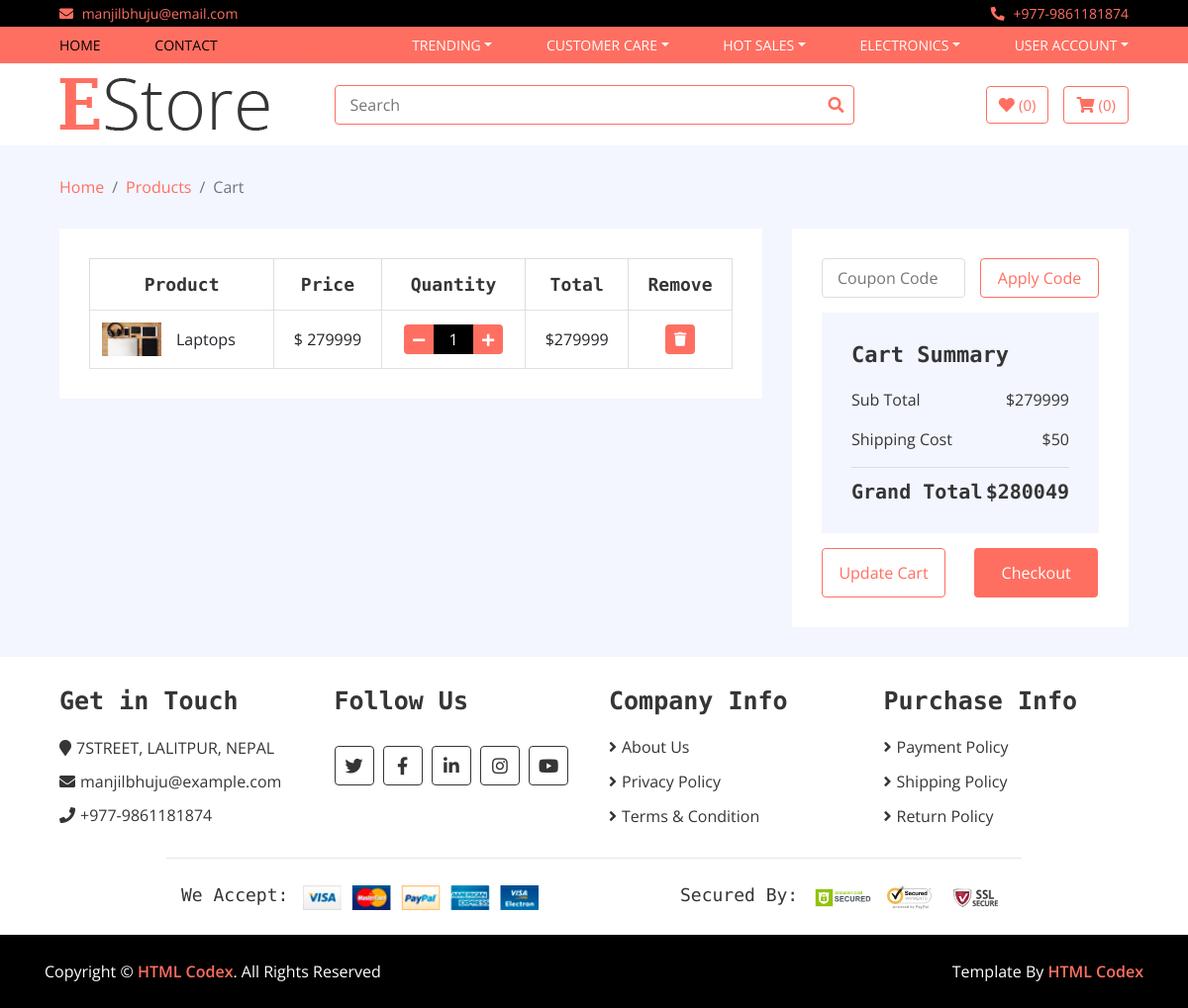
Screenshot of /my_cart with the database file from the repository.
### home/models.py (models this page shows, shortened)
class Category(models.Model):
    name = models.CharField(max_length = 100)
    logo = models.CharField(max_length=100)
    slug = models.TextField(unique=True)

class Cart(models.Model):
    username=models.CharField(max_length=200)
    slug=models.TextField()
    quantity=models.IntegerField(default=1)
    total=models.IntegerField()
    checkout=models.BooleanField(default=False)
    items=models.ForeignKey(Product,on_delete=models.CASCADE)

class Product(models.Model):
    name = models.CharField(max_length=200)
    price = models.IntegerField()
    discounted_price = models.IntegerField(default = 0)
    image = models.ImageField(upload_to='media')
    category = models.ForeignKey(Category,on_delete=models.CASCADE)
    subcategory = models.ForeignKey(SubCategory, on_delete=models.CASCADE)
    brand = models.ForeignKey(Brand,on_delete=models.CASCADE)
    description = models.TextField(blank=True)
    specification = RichTextField()
    slug = models.TextField(unique=True)
    stock = models.CharField(max_length=100,choices=STOCK)
    label = models.CharField(max_length=100,choices=LABELS, blank=True)

### home/views.py (the view)
# urls.py: path("my_cart", CartView.as_view(), name="my_cart"),
class CartView(BaseView):
    def get(self,request):
        grand_total = 0
        username = request.user.username
        self.views['my_carts'] = Cart.objects.filter(username=username,checkout=False)
        for i in self.views['my_carts']:
            grand_total = grand_total + i.total
        self.views['all_total'] = grand_total
        self.views['shipping'] = 50
        self.views['grand_total'] = grand_total + 50
        return render(request,'cart.html',self.views)

### templates/cart.html
{% extends 'base.html' %}
{% load static %}
{% block content %}
        <div class="breadcrumb-wrap">
            <div class="container-fluid">
                <ul class="breadcrumb">
                    <li class="breadcrumb-item"><a href="#">Home</a></li>
                    <li class="breadcrumb-item"><a href="#">Products</a></li>
                    <li class="breadcrumb-item active">Cart</li>
                </ul>
            </div>
        </div>
        <div class="cart-page">
            <div class="container-fluid">
                <div class="row">
                    <div class="col-lg-8">
                        <div class="cart-page-inner">
                            <div class="table-responsive">
                                <table class="table table-bordered">
                                    <thead class="thead-dark">
                                        <tr>
                                            <th>Product</th>
                                            <th>Price</th>
                                            <th>Quantity</th>
                                            <th>Total</th>
                                            <th>Remove</th>
                                        </tr>
                                    </thead>
                                    <tbody class="align-middle">
                                    {% for cart in my_carts %}
                                        <tr>
                                            <td>
                                                <div class="img">
                                                    <a href="#"><img src="{{cart.items.image.url}}" alt="Image"></a>
                                                    <p>{{cart.items.name}}</p>
                                                </div>
                                            </td>
                                            {% if cart.items.discounted_price > 0 %}
                                            <td>$ {{cart.items.discounted_price}}</td>
                                            {% else %}
                                            <td>$ {{cart.items.price}}</td>
                                            {% endif %}
                                            <td>
                                                <div class="qty">
                                                    <a href = "/reduce_cart/{{cart.slug}}"><button class="btn-minus"><i class="fa fa-minus"></i></button></a>
                                                    <input type="text" value="{{cart.quantity}}">
                                                    <a href = "/cart/{{cart.slug}}"><button class="btn-plus"><i class="fa fa-plus"></i></button></a>
                                                </div>
                                            </td>
                                            <td>${{cart.total}}</td>
                                            <td><a href = "/delete_cart/{{cart.slug}}"><button><i class="fa fa-trash"></i></button></a></td>
                                        </tr>
                                    {% endfor %}
                                    </tbody>
                                </table>
                            </div>
                        </div>
                    </div>
                    <div class="col-lg-4">
                        <div class="cart-page-inner">
                            <div class="row">
                                <div class="col-md-12">
                                    <div class="coupon">
                                        <input type="text" placeholder="Coupon Code">
                                        <button>Apply Code</button>
                                    </div>
                                </div>
                                <div class="col-md-12">
                                    <div class="cart-summary">
                                        <div class="cart-content">
                                            <h1>Cart Summary</h1>
                                            <p>Sub Total<span>${{all_total}}</span></p>
                                            <p>Shipping Cost<span>${{shipping}}</span></p>
                                            <h2>Grand Total<span>${{grand_total}}</span></h2>
                                        </div>
                                        <div class="cart-btn">
                                            <button>Update Cart</button>
                                            <button>Checkout</button>
                                        </div>
                                    </div>
                                </div>
                            </div>
                        </div>
                    </div>
                </div>
            </div>
        </div>
{% endblock %}

### templates/base.html (shortened to what this page needs)
<!DOCTYPE html>
{% load static %}
<html lang="en">
    <head>
        <link href="https://stackpath.bootstrapcdn.com/bootstrap/4.4.1/css/bootstrap.min.css" rel="stylesheet">
        <link href="https://cdnjs.cloudflare.com/ajax/libs/font-awesome/5.10.0/css/all.min.css" rel="stylesheet">
        <link href="{% static 'lib/slick/slick.css' %}" rel="stylesheet">
        <link href="lib/slick/slick-theme.css" rel="stylesheet">
        <link href="{% static 'css/style.css' %}" rel="stylesheet">
    </head>
    <body>
        <div class="top-bar">
            <div class="container-fluid">
                <div class="row">
                    <div class="col-sm-6">
                        <i class="fa fa-envelope"></i>
                        manjilbhuju@email.com
                    </div>
                    <div class="col-sm-6">
                        <i class="fa fa-phone-alt"></i>
                        +977-9861181874
                    </div>
                </div>
            </div>
        </div>
        <div class="nav">
            <div class="container-fluid">
                <nav class="navbar navbar-expand-md bg-dark navbar-dark">
                    <div class="collapse navbar-collapse justify-content-between" id="navbarCollapse">
                        <div class="navbar-nav mr-auto">
                            <a href="/" class="nav-item nav-link active">Home</a>
                        </div>
                        <div class="navbar-nav mr-auto">
                            <a href="/contact_us" class="nav-item nav-link active">Contact</a>
                        </div>
                        <div class="navbar-nav mr-auto">
                            <a name = "Contact" href="/contact_us" class="fa fa-mobile">Contact</a>
                        </div>
                        {% for cat in categories %}
                        <div class="navbar-nav ml-auto">
                            <div class="nav-item dropdown">
                                <a href="#" class="nav-link dropdown-toggle" data-toggle="dropdown">{{cat.name}}</a>
                            </div>
                        </div>
                        {% endfor %}
                        <div class="navbar-nav ml-auto">
                            <div class="nav-item dropdown">
                                {% if user.is_authenticated %}
                                <a href="#" class="nav-link dropdown-toggle" data-toggle="dropdown">{{user.username}}</a>
                                <div class="dropdown-menu">
                                    <a href="/accounts/logout" class="dropdown-item">Logout</a>
                                </div>
                                {% else %}
                                <a href="#" class="nav-link dropdown-toggle" data-toggle="dropdown">User Account</a>
                                {% endif%}
                            </div>
                        </div>
                    </div>
                </nav>
            </div>
        </div>
        <div class="bottom-bar">
            <div class="container-fluid">
                <div class="row align-items-center">
                    <div class="col-md-3">
                        <div class="logo">
                            <a href="index.html">
                                <img src="{% static 'img/logo.png' %}" alt="Logo">
                            </a>
                        </div>
                    </div>
                    <div class="col-md-6">
                        <form method = "GET" action="search">
                        <div class="search">
                            <input type="text" name = "query" placeholder="Search">
                            <button type = "submit"><i class="fa fa-search"></i></button>
                        </div>
                        </form>
                    </div>
                    <div class="col-md-3">
                        <div class="user">
                            <a href="wishlist.html" class="btn wishlist">
                                <i class="fa fa-heart"></i>
                                <span>(0)</span>
                            </a>
                            <a href="/my_cart" class="btn cart">
                                <i class="fa fa-shopping-cart"></i>
                                <span>(0)</span>
                            </a>
                        </div>
                    </div>
                </div>
            </div>
        </div>
    {% block content %}
    {% endblock %}
        <div class="footer">
            <div class="container-fluid">
                <div class="row">
                    <div class="col-lg-3 col-md-6">
                        <div class="footer-widget">
                            <h2>Get in Touch</h2>
                            <div class="contact-info">
                                <p><i class="fa fa-map-marker"></i>7STREET, LALITPUR, NEPAL</p>
                                <p><i class="fa fa-envelope"></i>manjilbhuju@example.com</p>
                                <p><i class="fa fa-phone"></i>+977-9861181874</p>
                            </div>
                        </div>
                    </div>
                    <div class="col-lg-3 col-md-6">
                        <div class="footer-widget">
                            <h2>Follow Us</h2>
                            <div class="contact-info">
                                <div class="social">
                                    <a href=""><i class="fab fa-twitter"></i></a>
                                    <a href=""><i class="fab fa-facebook-f"></i></a>
                                    <a href=""><i class="fab fa-linkedin-in"></i></a>
                                    <a href=""><i class="fab fa-instagram"></i></a>
                                    <a href=""><i class="fab fa-youtube"></i></a>
                                </div>
                            </div>
                        </div>
                    </div>
                    <div class="col-lg-3 col-md-6">
                        <div class="footer-widget">
                            <h2>Company Info</h2>
                            <ul>
                                <li><a href="#">About Us</a></li>
                                <li><a href="#">Privacy Policy</a></li>
                                <li><a href="#">Terms & Condition</a></li>
                            </ul>
                        </div>
                    </div>
                    <div class="col-lg-3 col-md-6">
                        <div class="footer-widget">
                            <h2>Purchase Info</h2>
                            <ul>
                                <li><a href="#">Payment Policy</a></li>
                                <li><a href="#">Shipping Policy</a></li>
                                <li><a href="#">Return Policy</a></li>
                            </ul>
                        </div>
                    </div>
                </div>
                <div class="row payment align-items-center">
                    <div class="col-md-6">
                        <div class="payment-method">
                            <h2>We Accept:</h2>
                            <img src="{% static 'img/payment-method.png' %}" alt="Payment Method" />
                        </div>
                    </div>
                    <div class="col-md-6">
                        <div class="payment-security">
                            <h2>Secured By:</h2>
                            <img src="{% static 'img/godaddy.svg' %}" alt="Payment Security" />
                            <img src="{% static 'img/norton.svg' %}" alt="Payment Security" />
                            <img src="{% static 'img/ssl.svg' %}" alt="Payment Security" />
                        </div>
                    </div>
                </div>
            </div>
        </div>
        <div class="footer-bottom">
            <div class="container">
                <div class="row">
                    <div class="col-md-6 copyright">
                        <p>Copyright &copy; <a href="https://htmlcodex.com">HTML Codex</a>. All Rights Reserved</p>
                    </div>
                    <div class="col-md-6 template-by">
                        <p>Template By <a href="https://htmlcodex.com">HTML Codex</a></p>
                    </div>
                </div>
            </div>
        </div>
    </body>
</html>

### rows the page displays
Category: name "TRENDING"
Category: name "CUSTOMER CARE"
Category: name "HOT SALES"
Category: name "ELECTRONICS"
Cart: items.image (picture), items.name "Laptops", items.price "279999", quantity "1", total "279999"

### other values shown
{{ all_total }} "279999"
{{ shipping }} "50"
{{ grand_total }} "280049"
